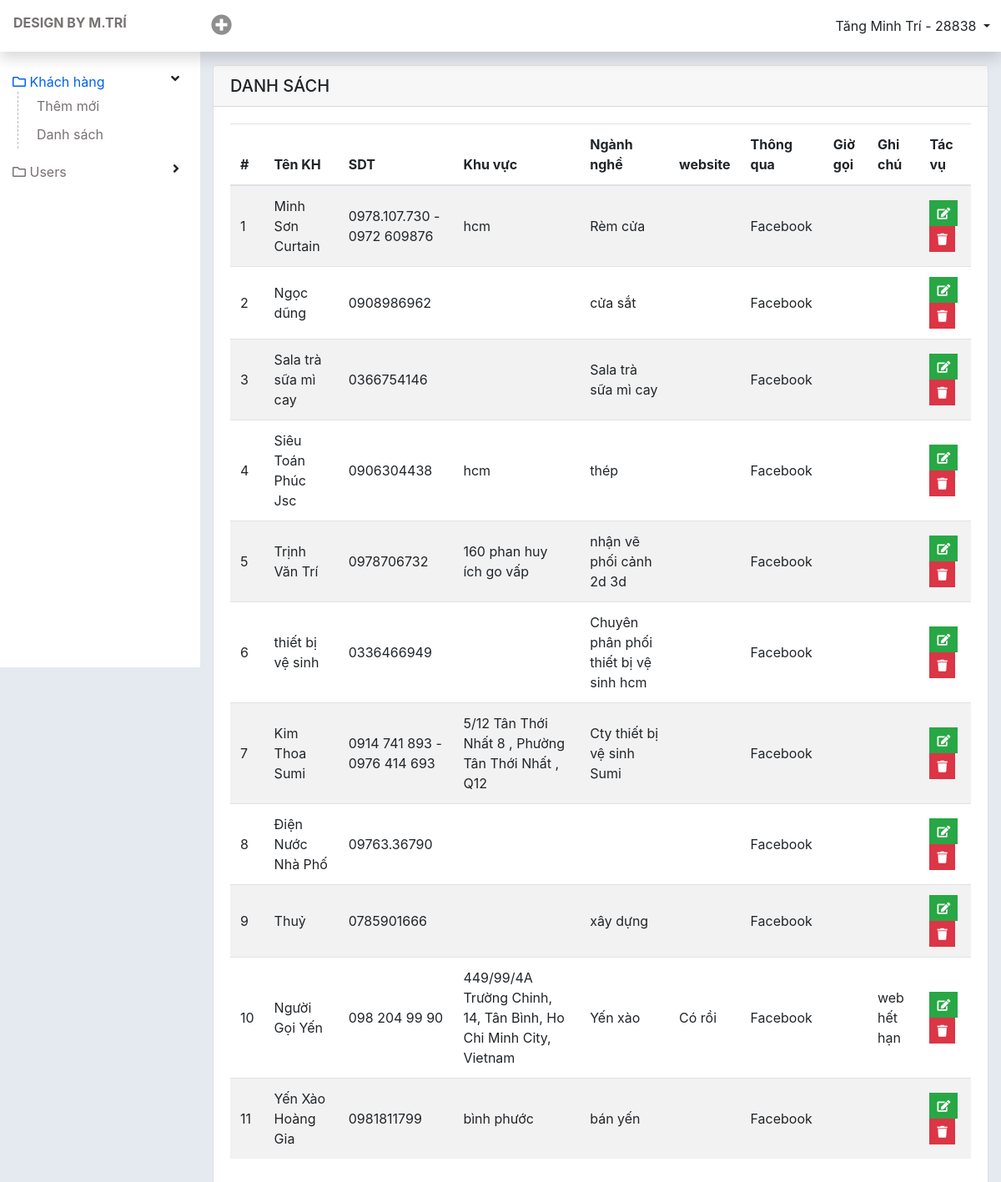
Before: /admin/list-contact.php (signed in) with the older database file.
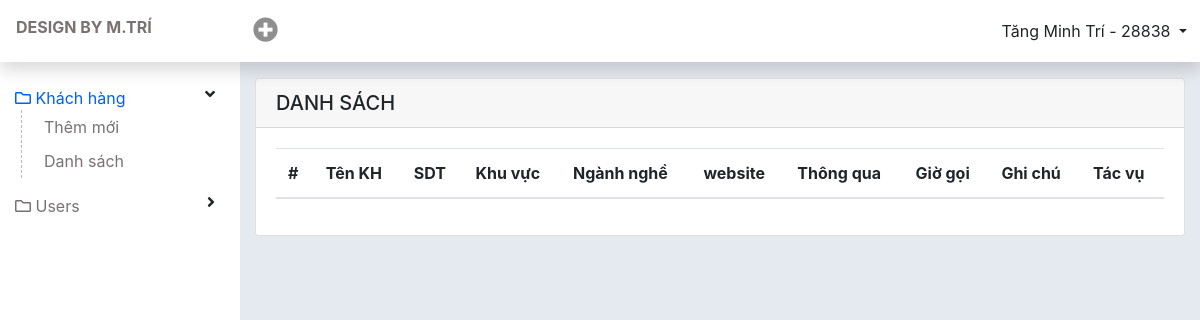
After: the same page with the newer database file.
### tables this page shows
CREATE TABLE `nguon` (
  `id` int(11) NOT NULL,
  `code` int(40) NOT NULL,
  `name` varchar(255) NOT NULL,
  `job` varchar(255) NOT NULL,
  `phone` varchar(255) NOT NULL,
  `area` varchar(255) NOT NULL,
  `search` varchar(255) NOT NULL,
  `question` varchar(255) NOT NULL,
  `note` varchar(255) NOT NULL,
  `time` varchar(255) NOT NULL
);

### lib/session.php (called while the page is built, shortened)
<?php
class Session{
public static function get($key){
   if (isset($_SESSION[$key])) {
   return $_SESSION[$key];
   } else {
   return false;
   }
}
}
?>

### lib/database.php (called while the page is built, shortened)
<?php
class Database{
  public $host   = DB_HOST;
  public $user   = DB_USER;
  public $pass   = DB_PASS;
  public $dbname = DB_NAME;
  public $link;
private function connectDB(){
  $this -> link = new mysqli($this->host, $this->user, $this->pass, $this->dbname);
    mysqli_set_charset($this->link, 'UTF8');
}
public function select($query){
  $result = $this->link->query($query) or
  die($this->link->error.__LINE__);
  if($result->num_rows > 0){
    return $result;
  } else {
    return false;
  }
}
}
?>

### classes/contact.php (called while the page is built, shortened)
<?php
    $filepath = realpath(dirname(__FILE__));
    include_once ($filepath. '/../lib/database.php');
?>
<?php
    class contact {
        private $db;
        public function __construct() {
            $this->db = new Database();
        }
        public function show($code){
            $query = "SELECT * FROM nguon WHERE code = '$code' ORDER BY id DESC";
            $result = $this->db->select($query);
            return $result;
        }
    }
?>

### admin/list-contact.php (the view, shortened to what this page needs)
<?php include 'inc/header.php';?>
<?php include '../classes/contact.php';?>
<?php
	$ct = new contact();
  $show = $ct -> show($code);
?>
<div id="wp-content">
  <div id="content" class="container-fluid">
    <div class="card">
      <div class="card-header font-weight-bold d-flex justify-content-between align-items-center">
        <h5 class="m-0">Danh sách</h5>
      </div>
      <div class="card-body">
        <table class="table table-striped table-checkall" id="table-admin">
          <thead>
            <tr>
              <th scope="col">#</th>
              <th scope="col">Tên KH</th>
              <th scope="col">SDT</th>
              <th scope="col">Khu vực</th>
              <th scope="col">Ngành nghề</th>
              <th scope="col">website</th>
              <th scope="col">Thông qua</th>
              <th scope="col">Giờ gọi</th>
              <th scope="col">Ghi chú</th>
              <th scope="col">Tác vụ</th>
            </tr>
          </thead>
          <tbody>
            <?php
                if($show) {
                  $i=0;
                  while($resule = $show -> fetch_assoc()){
                    $i++;
              ?>
            <tr class="">
              <td><?php echo $i ?></td>
              <td><?php echo $resule['name'] ?></td>
              <td><?php echo $resule['phone'] ?></td>
              <td><?php echo $resule['area'] ?></td>
              <td><?php echo $resule['job'] ?></td>
              <td><?php echo $resule['question'] ?></td>
              <td><?php echo $resule['search'] ?></td>
              <td><?php echo $resule['time'] ?></td>
              <td><?php echo $resule['note'] ?></td>
              <td>
                <a href="edit-contact.php?id=<?php echo $resule['id'] ?>"
                  class="btn btn-success btn-sm rounded-0 text-white" type="button" data-toggle="tooltip"
                  data-placement="top" title="Sửa"><i class="fa fa-edit"></i></a>
                <a href="?del=<?php echo $resule['id'] ?>" onclick="return confirm('Bạn có muốn xoá không?')"
                  class="btn btn-danger btn-sm rounded-0 text-white" type="button" data-toggle="tooltip"
                  data-placement="top" title="Xoá"><i class="fa fa-trash"></i></a>
              </td>
            </tr>
            <?php } } ?>
          </tbody>
        </table>
      </div>
    </div>
  </div>
</div>
<?php include 'inc/footer.php';?>

### admin/inc/header.php (shortened to what this page needs)
<?php
  include '../lib/session.php';
  $name = Session::get('adminName');
  $code = Session::get('adminCode');
?>
<!DOCTYPE html>
<html lang="en">
<head>
  <link rel="stylesheet" href="https://stackpath.bootstrapcdn.com/bootstrap/4.3.1/css/bootstrap.min.css"
>
  <link rel="stylesheet" href="https://cdnjs.cloudflare.com/ajax/libs/font-awesome/5.13.1/css/all.min.css">
  <link rel="stylesheet" href="//cdn.datatables.net/1.13.1/css/jquery.dataTables.min.css">
  <link rel="stylesheet" href="./css/style.css">
</head>
<body>
  <div id="warpper" class="nav-fixed">
    <nav class="topnav shadow navbar-light bg-white d-flex">
      <div class="navbar-brand"><a href="./">DESIGN BY M.TRÍ</a></div>
      <div class="nav-right ">
        <div class="btn-group mr-auto">
          <button type="button" class="btn dropdown" data-toggle="dropdown" aria-haspopup="true" aria-expanded="false">
            <i class="plus-icon fas fa-plus-circle"></i>
          </button>
        </div>
        <div class="btn-group">
          <button type="button" class="btn dropdown-toggle" data-toggle="dropdown" aria-haspopup="true"
            aria-expanded="false">
            <?php echo $name." - ".$code ; ?>
          </button>
        </div>
      </div>
    </nav>
    <div id="page-body" class="d-flex">
      <div id="sidebar" class="bg-white">
        <ul id="sidebar-menu">
          <li class="nav-link active">
            <a href="list-product.php">
              <div class="nav-link-icon d-inline-flex">
                <i class="far fa-folder"></i>
              </div>
              Khách hàng
            </a>
            <i class="arrow fas fa-angle-down"></i>
            <ul class="sub-menu">
              <li><a href="add-contact.php">Thêm mới</a></li>
              <li><a href="list-contact.php">Danh sách</a></li>
            </ul>
          </li>
          <li class="nav-link">
            <a href="" class="link">
              <div class="nav-link-icon d-inline-flex">
                <i class="far fa-folder"></i>
              </div>
              Users
            </a>
            <i class="arrow fas fa-angle-right"></i>
          </li>
        </ul>
      </div>

### admin/inc/footer.php (shortened to what this page needs)
</div>
</div>
</body>
</html>

### admin/css/style.css (style rules this page uses)
a { color: #787272; }
.topnav .navbar-brand { width: 15rem; padding-left: 1rem; padding-right: 1rem; margin: 0; font-size: 1rem; font-weight: 700; }
.topnav { padding-left: 0; padding: 10px 0px; z-index: 1039; }
.plus-icon { font-size: 25px; color: #8f8f8f; }
.nav-right { flex: 1; justify-content: space-between; display: flex; }
#sidebar { width: 15rem; height: 100vh; z-index: 500; padding-top: 3.625rem; position: fixed; top: 0px; left: 0; }
#wp-content { flex: auto; min-height: 100vh; padding-top: 3.625rem; padding-left: 15rem; }
#content { padding-top: 20px; padding-bottom: 20px; }
#content .card-header { text-transform: uppercase; }
.nav-fixed .topnav { position: fixed; top: 0; right: 0; left: 0; z-index: 1030; }
ul#sidebar-menu * { list-style: none; padding-left: 0; }
#sidebar-menu { padding: 20px 15px; }
.nav-link { display: block; padding: 0.5rem 1rem; position: relative; }
.nav-link.active > a, .nav-link:hover > li > a { color: #0061f2; }
.nav-link .arrow { position: absolute; right: 10px; cursor: pointer; transition: 0.2s linear; }
#sidebar-menu .sub-menu { padding-left: 22px; border-left: 1px dashed #b8b8b8; margin-left: 6px; display: none; }
#sidebar-menu .sub-menu li a { display: block; padding: 5px 0px; }
#page-body { background-color: #e5e9f0; }
.table tr td { vertical-align: middle; }

Changed rows visible on the page:
removed nguon: name "Minh Sơn Curtain", phone "0978.107.730 - 0972 609876", area "hcm", job "Rèm cửa", search "Facebook"
removed nguon: name "Ngọc dũng", phone "0908986962", job "cửa sắt", search "Facebook"
removed nguon: name "Sala trà sữa mì cay", phone "0366754146", job "Sala trà sữa mì cay", search "Facebook"
removed nguon: name "Siêu Toán Phúc Jsc", phone "0906304438", area "hcm", job "thép", search "Facebook"
removed nguon: name "Trịnh Văn Trí", phone "0978706732", area "160 phan huy ích go vấp", job "nhận vẽ phối cảnh 2d 3d", search "Facebook"
removed nguon: name "thiết bị vệ sinh", phone "0336466949", job "Chuyên phân phối thiết bị vệ sinh hcm", search "Facebook"
removed nguon: name "Kim Thoa Sumi", phone "0914 741 893 - 0976 414 693", area "5/12 Tân Thới Nhất 8 , Phường Tân Thới Nhất , Q12", job "Cty thiết bị vệ sinh Sumi", search "Facebook"
removed nguon: name "Điện Nước Nhà Phố", phone "09763.36790", search "Facebook"
removed nguon: name "Thuỷ", phone "0785901666", job "xây dựng", search "Facebook"
removed nguon: name "Người Gọi Yến", phone "098 204 99 90", area "449/99/4A Trường Chinh, 14, Tân Bình, Ho Chi Minh City, Vietnam", job "Yến xào", question "Có rồi", search "Facebook", note "web hết hạn"
removed nguon: name "Yến Xào Hoàng Gia", phone "0981811799", area "bình phước", job "bán yến", search "Facebook"
